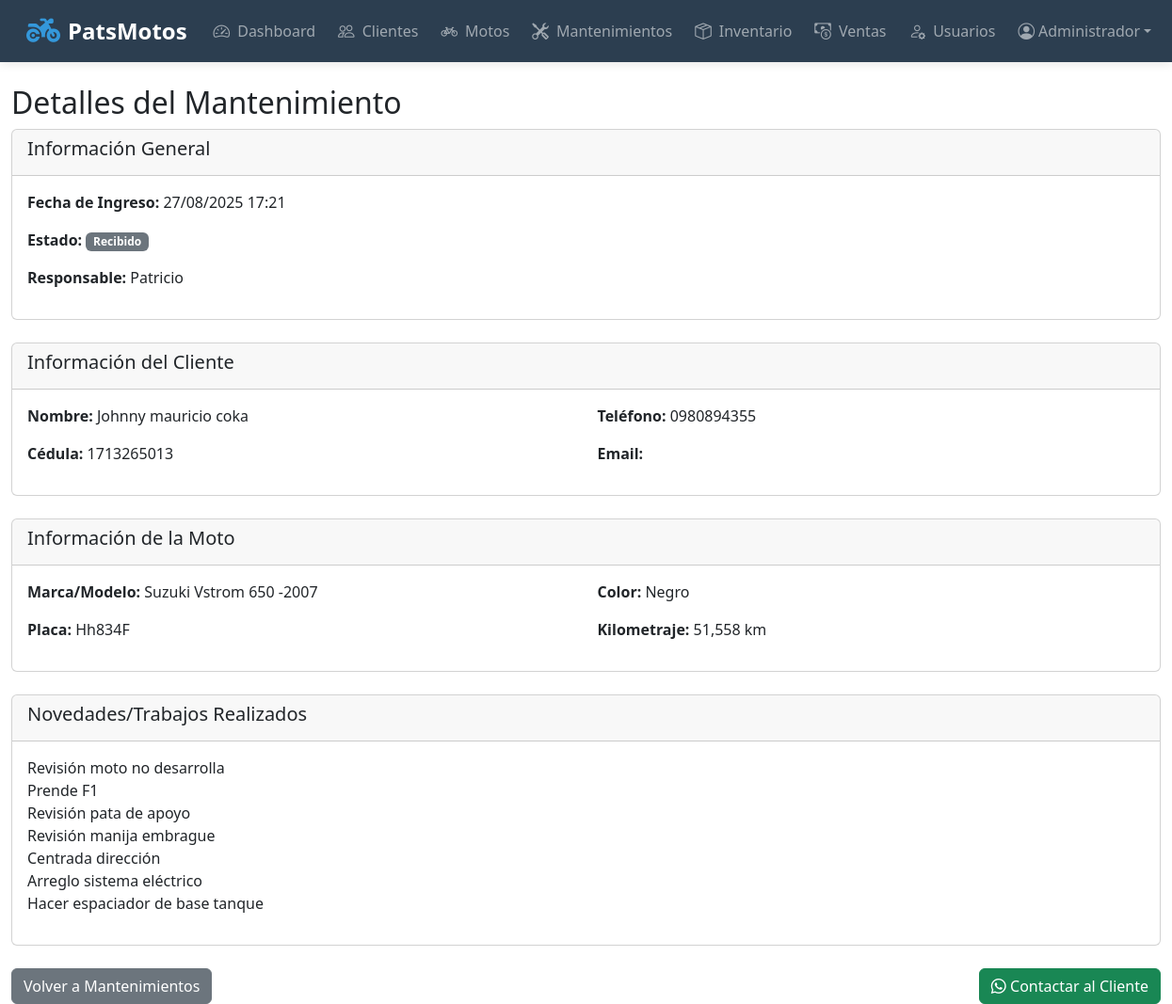
Page /ver_mantenimiento.php?id=135 (signed in) on the committed database.
### tables this page shows
CREATE TABLE `mantenimientos` (
  `id` int(11) NOT NULL,
  `moto_id` int(11) NOT NULL,
  `tipo` varchar(255) DEFAULT 'general',
  `fecha_ingreso` timestamp NULL DEFAULT current_timestamp(),
  `fecha_entrega_estimada` date DEFAULT NULL,
  `fecha_entrega_real` datetime DEFAULT NULL,
  `novedades` text DEFAULT NULL,
  `estado` enum('recibido','en_proceso','terminado','entregado') DEFAULT 'recibido',
  `tipo_mantenimiento` varchar(50) DEFAULT NULL,
  `responsable_id` int(11) DEFAULT NULL,
  `kilometraje_actual` int(11) DEFAULT NULL,
  `costo` decimal(10,2) DEFAULT 0.00
);

CREATE TABLE `usuarios` (
  `id` int(11) NOT NULL,
  `nombre` varchar(100) NOT NULL,
  `email` varchar(100) NOT NULL,
  `password` varchar(255) NOT NULL,
  `rol` enum('administrador','empleado') NOT NULL,
  `fecha_registro` timestamp NULL DEFAULT current_timestamp(),
  `ultimo_login` timestamp NULL DEFAULT NULL,
  `activo` tinyint(1) DEFAULT 1
);

CREATE TABLE `clientes` (
  `id` int(11) NOT NULL,
  `nombres` varchar(100) NOT NULL,
  `cedula` varchar(20) NOT NULL,
  `telefono` varchar(20) DEFAULT NULL,
  `email` varchar(100) DEFAULT NULL,
  `direccion` text DEFAULT NULL,
  `fecha_registro` timestamp NULL DEFAULT current_timestamp()
);

CREATE TABLE `motos` (
  `id` int(11) NOT NULL,
  `cliente_id` int(11) NOT NULL,
  `marca` varchar(50) NOT NULL,
  `modelo` varchar(50) NOT NULL,
  `placa` varchar(20) DEFAULT NULL,
  `serie` varchar(50) DEFAULT NULL,
  `color` varchar(30) DEFAULT NULL,
  `kilometraje` int(11) DEFAULT NULL,
  `fecha_registro` timestamp NULL DEFAULT current_timestamp(),
  `proximo_cambio_aceite` int(11) DEFAULT NULL,
  `fecha_ultimo_cambio` date DEFAULT NULL,
  `ultimo_cambio_aceite` int(11) DEFAULT NULL
);

### ver_mantenimiento.php (the view, shortened to what this page needs)
<?php
require_once 'config.php';
$id = isset($_GET['id']) ? intval($_GET['id']) : 0;
$stmt = $conn->prepare("SELECT m.*,
                       mo.marca, mo.modelo, mo.placa, mo.color, mo.kilometraje,
                       c.nombres as cliente_nombre, c.cedula, c.telefono, c.email,
                       u.nombre as responsable
                       FROM mantenimientos m
                       JOIN motos mo ON m.moto_id = mo.id
                       JOIN clientes c ON mo.cliente_id = c.id
                       LEFT JOIN usuarios u ON m.responsable_id = u.id
                       WHERE m.id = ?");
$stmt->execute([$id]);
$mantenimiento = $stmt->fetch(PDO::FETCH_ASSOC);
function formatEstado($estado) {
    $estados = [
        'recibido' => 'Recibido',
        'en_proceso' => 'En Proceso',
        'terminado' => 'Terminado',
        'entregado' => 'Entregado'
    ];
    return $estados[$estado] ?? $estado;
}
function getEstadoClass($estado) {
    switch($estado) {
        case 'recibido': return 'bg-secondary';
    }
}
function formatWhatsAppNumber($phone) {
    $clean = preg_replace('/[^0-9]/', '', $phone);
    if (strpos($clean, '0') === 0) {
        $clean = substr($clean, 1);
    }
    if (strlen($clean) === 9) {
        return '593' . $clean;
    }
    return false;
}
$whatsappNumber = $mantenimiento['telefono'] ? formatWhatsAppNumber($mantenimiento['telefono']) : false;
?>
<!DOCTYPE html>
<html lang="es">
<head>
    <link href="https://cdn.jsdelivr.net/npm/bootstrap@5.3.0/dist/css/bootstrap.min.css" rel="stylesheet">
    <link href="https://cdn.jsdelivr.net/npm/bootstrap-icons@1.10.0/font/bootstrap-icons.css" rel="stylesheet">
</head>
<body>
    <?php include 'navbar.php'; ?>
    <div class="container-fluid mt-4">
        <h2>Detalles del Mantenimiento</h2>
        <div class="card mb-4">
            <div class="card-header">
                <h5>Información General</h5>
            </div>
            <div class="card-body">
                <div class="row">
                    <div class="col-md-6">
                        <p><strong>Fecha de Ingreso:</strong> <?php echo date('d/m/Y H:i', strtotime($mantenimiento['fecha_ingreso'])); ?></p>
                        <p>
                            <strong>Estado:</strong>
                            <span class="badge <?php echo getEstadoClass($mantenimiento['estado']); ?>">
                                <?php echo formatEstado($mantenimiento['estado']); ?>
                            </span>
                        </p>
                        <?php if ($mantenimiento['responsable']): ?>
                            <p><strong>Responsable:</strong> <?php echo htmlspecialchars($mantenimiento['responsable']); ?></p>
                        <?php endif; ?>
                    </div>
                </div>
            </div>
        </div>
        <div class="card mb-4">
            <div class="card-header">
                <h5>Información del Cliente</h5>
            </div>
            <div class="card-body">
                <div class="row">
                    <div class="col-md-6">
                        <p><strong>Nombre:</strong> <?php echo htmlspecialchars($mantenimiento['cliente_nombre']); ?></p>
                        <p><strong>Cédula:</strong> <?php echo htmlspecialchars($mantenimiento['cedula']); ?></p>
                    </div>
                    <div class="col-md-6">
                        <p><strong>Teléfono:</strong> <?php echo htmlspecialchars($mantenimiento['telefono']); ?></p>
                        <p><strong>Email:</strong> <?php echo htmlspecialchars($mantenimiento['email']); ?></p>
                    </div>
                </div>
            </div>
        </div>
        <div class="card mb-4">
            <div class="card-header">
                <h5>Información de la Moto</h5>
            </div>
            <div class="card-body">
                <div class="row">
                    <div class="col-md-6">
                        <p><strong>Marca/Modelo:</strong> <?php echo htmlspecialchars($mantenimiento['marca'] . ' ' . $mantenimiento['modelo']); ?></p>
                        <p><strong>Placa:</strong> <?php echo htmlspecialchars($mantenimiento['placa']); ?></p>
                    </div>
                    <div class="col-md-6">
                        <p><strong>Color:</strong> <?php echo htmlspecialchars($mantenimiento['color']); ?></p>
                        <p><strong>Kilometraje:</strong> <?php echo number_format($mantenimiento['kilometraje'], 0); ?> km</p>
                    </div>
                </div>
            </div>
        </div>
        <div class="card mb-4">
            <div class="card-header">
                <h5>Novedades/Trabajos Realizados</h5>
            </div>
            <div class="card-body">
                <p><?php echo nl2br(htmlspecialchars($mantenimiento['novedades'])); ?></p>
            </div>
        </div>
        <div class="d-flex justify-content-between">
            <a href="mantenimientos.php" class="btn btn-secondary">Volver a Mantenimientos</a>
            <?php if ($whatsappNumber): ?>
                <a href="https://wa.me/<?php echo $whatsappNumber; ?>?text=Estimado%20cliente,%20consultamos%20sobre%20el%20estado%20del%20mantenimiento%20de%20su%20moto%20<?php echo urlencode($mantenimiento['marca'] . ' ' . $mantenimiento['modelo'] . ' (Placa: ' . $mantenimiento['placa'] . ')'); ?>%20en%20nuestro%20taller.%20*Estado%20actual: *%20<?php echo urlencode(formatEstado($mantenimiento['estado'])); ?>"
                   class="btn btn-success" target="_blank">
                    <i class="bi bi-whatsapp"></i> Contactar al Cliente
                </a>
            <?php endif; ?>
        </div>
    </div>
</body>
</html>

### navbar.php (style rules this page uses)
:root { --navbar-bg: #2c3e50; --navbar-hover: #34495e; --primary-accent: #3498db; --badge-color: #e74c3c; }

### rows in the picture
mantenimientos: fecha_ingreso "27/08/2025 17:21", estado "Recibido", responsable.nombre "Patricio", clientes.nombres "Johnny mauricio coka", clientes.cedula "1713265013", clientes.telefono "0980894355", moto.modelo "Suzuki Vstrom 650 -2007", moto.placa "Hh834F", moto.color "Negro", moto.kilometraje "51,558", novedades "Revisión moto no desarrolla Prende F1 Revisión pata de apoyo Revisión manija embrague Centrada dirección Arreglo sistema eléctrico Hacer espaciador de base tanque"

### other values in the picture
$item['title'] "Dashboard"
$item['title'] "Clientes"
$item['title'] "Motos"
$item['title'] "Mantenimientos"
$item['title'] "Inventario"
$item['title'] "Ventas"
$item['title'] "Usuarios"
$userName "Administrador"
